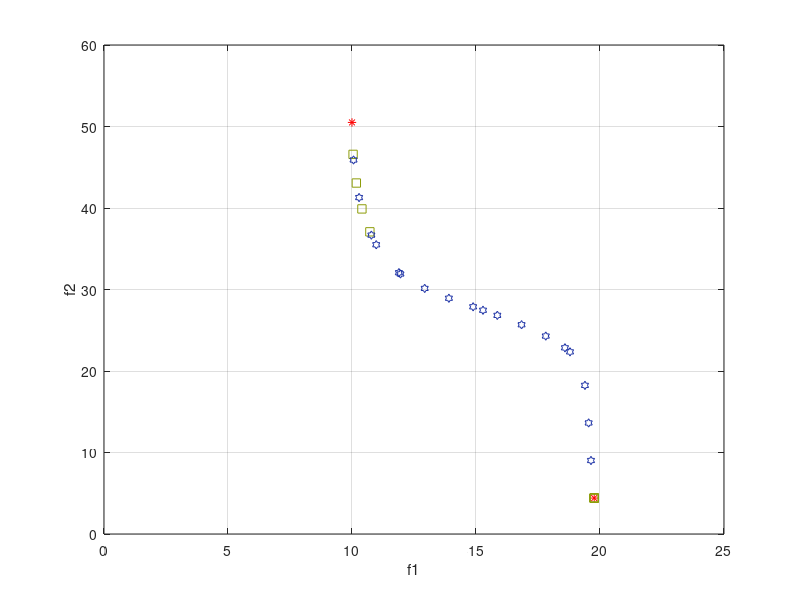

Source code (MATLAB):
load("q1a.mat");
load("soma_ponderada.mat");
load("epsilon.mat");

x1 = [-5:0.1:5];
x2 = [-5:0.1:5];
for i=1:length(x1)
    for j=1:length(x2)
        x = [x1(i);x2(j)]
        f1(j,i) = 20 - (10/(1+(x(1)-3)^2 +(x(2)-2)^2));
        f2(j,i) = (x(1)+2)^2 + (x(2)-3)^2 + ((x(1)^2 - ((x(2)+2)^2))^2)/2;
    end
end

figure(10), plot(fp_soma_ponderada(1,1:2),fp_soma_ponderada(2,1:2),'*r'), hold on, grid on 
plot(fp_soma_ponderada(1,3:end),fp_soma_ponderada(2,3:end),'s','color','#8d9c09'), hold on
plot(fp_epsilon(1,3:end),fp_epsilon(2,3:end),'h','color','#1c31a5')
xlabel('f1')
ylabel('f2')
xlim([0,25])
ylim([0,60])
